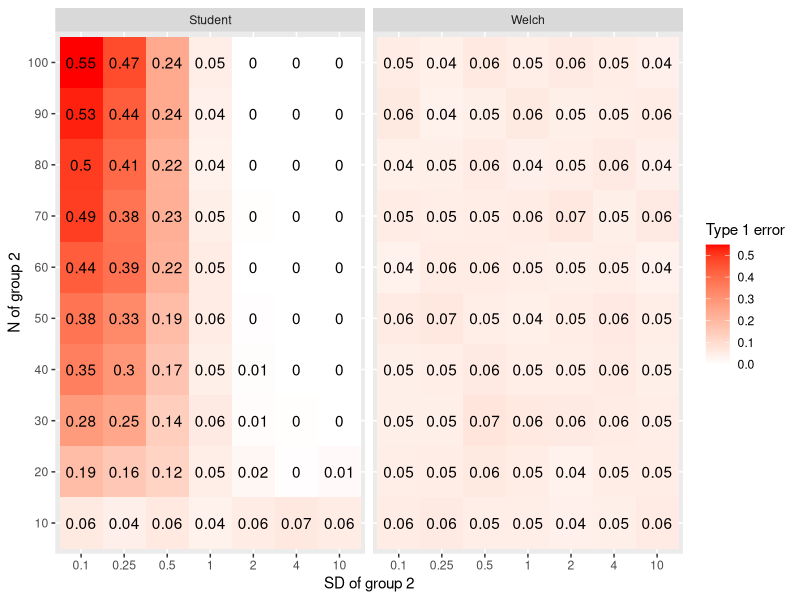

The R script that drew this image:
a <- expand.grid(n2 = seq(10, 100, 10), 
                 sd2 = c(1/10, 1/4, 1/2, 1, 2, 4, 10))


monte_carlo <- function(params, n = 100, student = TRUE){
    r <- apply(a, 1, function(x){
        mean(replicate(n, t.test(rnorm(10, 0, 1), rnorm(x[1], 0, x[2]), var.equal = student)$p.value) < 0.05)
    })
    return(data.frame(a, 
                      t_test = ifelse(student, "Student", "Welch"), 
                      type_one_error = r))
}

d <- rbind(monte_carlo(a, n = 1000, student = TRUE),
           monte_carlo(a, n = 1000, student = FALSE))


library(ggplot2)

png(filename = "heatmaps.png", width = 13, height = 7, units = "in", res = 900)

ggplot(d, aes(as.factor(n2), as.factor(sd2), fill=type_one_error)) + geom_tile() + 
    ylab("SD of group 2") +
    xlab("N of group 2") +
    coord_flip() +
    geom_text(aes(label = round(type_one_error, 2))) +
    scale_fill_gradient(name = "Type 1 error", low = "white", high = "red") +
    facet_wrap(~t_test)

dev.off()
